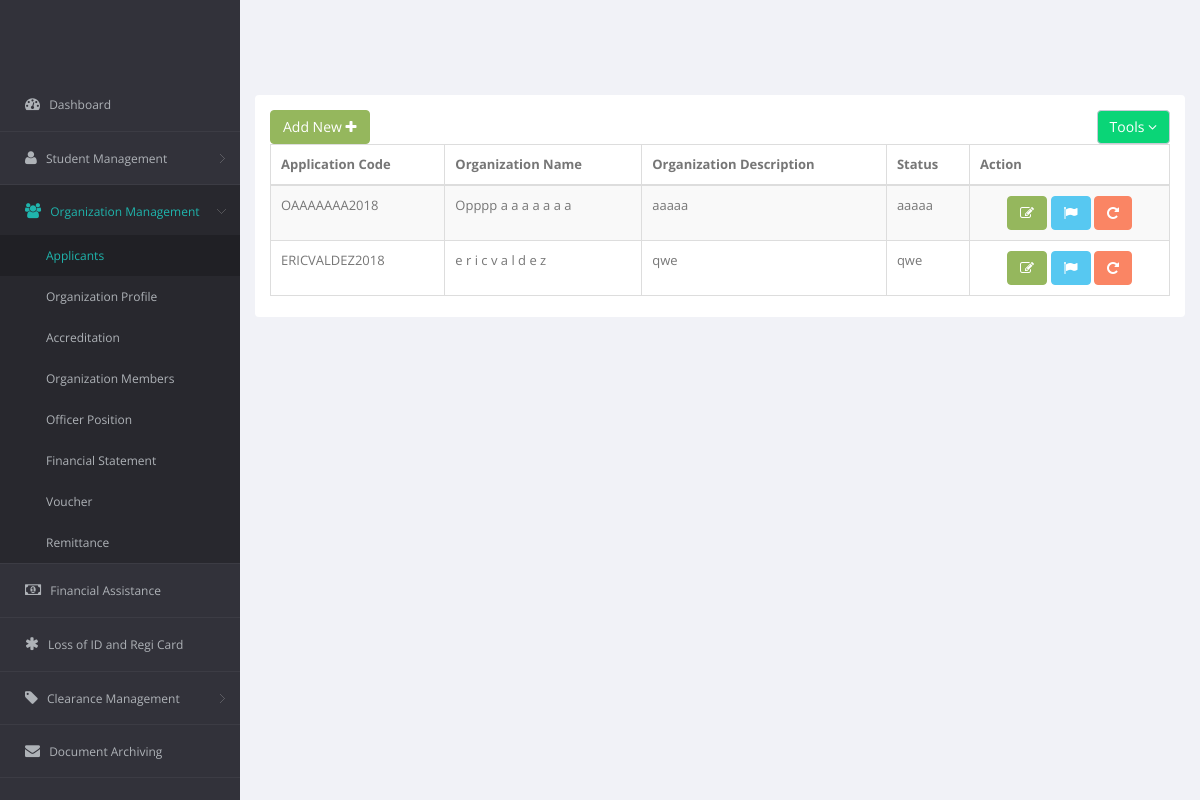
Before: /OSAS_Dir/Organization/OrganizationApplication.php with the older database file.
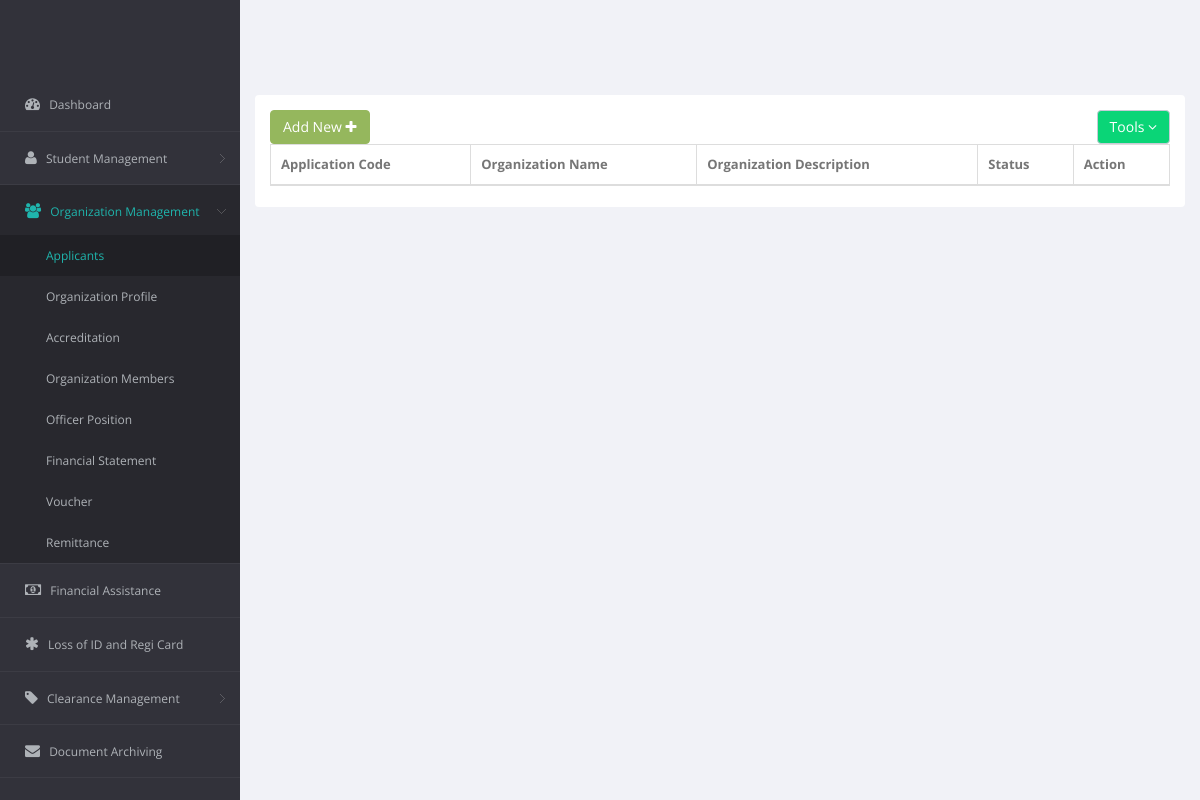
After: the same page with the newer database file.
### tables this page shows
CREATE TABLE IF NOT EXISTS `r_org_applicant_profile` (
  `OrgAppProfile_ID` int(11) NOT NULL AUTO_INCREMENT,
  `OrgAppProfile_APPL_CODE` varchar(15) NOT NULL,
  `OrgAppProfile_NAME` varchar(100) NOT NULL,
  `OrgAppProfile_DESCRIPTION` varchar(500) DEFAULT 'Organization description should be here!',
  `OrgAppProfile_STATUS` varchar(100) NOT NULL DEFAULT 'This application is ready for accreditation',
  `OrgAppProfile_DATE_ADD` datetime NOT NULL DEFAULT CURRENT_TIMESTAMP,
  `OrgAppProfile_DATE_MOD` datetime NOT NULL DEFAULT CURRENT_TIMESTAMP,
  `OrgAppProfile_DISPLAY_STAT` enum('Active','Inactive') DEFAULT 'Active',
  PRIMARY KEY (`OrgAppProfile_ID`),
  UNIQUE KEY `UNQ_OrgAppProfile_ORG_CODE` (`OrgAppProfile_APPL_CODE`)
);

### OSAS_Dir/Organization/OrganizationApplication.php (the view, shortened to what this page needs)
<!DOCTYPE html>
<html>
<head>
    <?php
$currentPage ='OSAS_OrgApplication';
include('../../config/connection.php');
?>
        <link href="../../bs3/css/bootstrap.min.css" rel="stylesheet">
        <link href="../../js/jquery-ui/jquery-ui-1.10.1.custom.min.css" rel="stylesheet">
        <link href="../../css/bootstrap-reset.css" rel="stylesheet">
        <link href="../../font-awesome/css/font-awesome.css" rel="stylesheet">
        <link href="../../js/jvector-map/jquery-jvectormap-1.2.2.css" rel="stylesheet">
        <link href="../../css/clndr.css" rel="stylesheet">
        <link href="../../js/css3clock/css/style.css" rel="stylesheet">
        <link rel="stylesheet" href="../../js/morris-chart/morris.css">
        <link href="../../css/style.css" rel="stylesheet">
        <link href="../../css/style-responsive.css" rel="stylesheet" />
        <link href="../../js/sweetalert/sweetalert.css" rel="stylesheet">
        <link href="../../js/advanced-datatable/css/demo_page.css" rel="stylesheet" />
        <link href="../../js/advanced-datatable/css/demo_table.css" rel="stylesheet" />
        <link rel="stylesheet" href="../../js/data-tables/DT_bootstrap.css" />
        <link href="../../css/style.css" rel="stylesheet">
        <link href="../../css/style-responsive.css" rel="stylesheet" />
        <link rel="stylesheet" type="text/css" href="../../js/select2/select2.css" />
        <link rel="stylesheet" type="text/css" href="../../js/jquery-multi-select/css/multi-select.css" />
</head>
<body>
    <section id="container">
        <aside>
            <div id="sidebar" class="nav-collapse">
                <?php
                include('../sidenav.php')
                ?>
            </div>
        </aside>
        <section id="main-content">
            <section class="wrapper">
                <div class="row" id="tableForm">
                    <div class="col-sm-12">
                        <section class="panel">
                            <div class="panel-body">
                                <div class="adv-table editable-table ">
                                    <div class="clearfix">
                                        <div class="btn-group">
                                            <button id="editable-sample_new" data-toggle="modal" id="openAddmodal" href="#Add" class="btn btn-success">
                                        Add New <i class="fa fa-plus"></i>
                                    </button>
                                        </div>
                                        <div class="btn-group pull-right">
                                            <button class="btn btn-default dropdown-toggle" data-toggle="dropdown">Tools <i class="fa fa-angle-down"></i>
                                    </button>
                                        </div>
                                    </div>
                                    <table class="table table-striped table-hover table-bordered" id="editable-sample">
                                        <thead>
                                            <tr>
                                                <th>Application Code</th>
                                                <th>Organization Name</th>
                                                <th>Organization Description</th>
                                                <th>Status</th>
                                                <th>Action</th>
                                            </tr>
                                        </thead>
                                        <tbody>
                                            <?php
                                        $view_query = mysqli_query($con,"SELECT * FROM `r_org_applicant_profile` WHERE OrgAppProfile_DISPLAY_STAT = 'Active'");
                                        while($row = mysqli_fetch_assoc($view_query))
                                        {
                                            $code = $row["OrgAppProfile_APPL_CODE"];
                                            $name = $row["OrgAppProfile_NAME"];
                                            $desc = $row["OrgAppProfile_DESCRIPTION"];
                                            echo "
                                            <tr class=''>
                                                <td>$code</td>
                                                <td>$name</td>
                                                <td>$desc</td>
                                                <td>$desc</td>
                                                <td style='width:200px'>
                                                    <center>
                                                        <a class='btn btn-success edit' style='color:white' data-toggle='modal' href='#Edit' href='javascript:;'><i class='fa fa-edit'></i></a>
                                                         <a class='btn btn-info wizardOpen' href='javascript:;'><i class='fa fa-flag'></i></a>
                                                        <a class='btn btn-danger delete' href='javascript:;'><i class='fa fa-rotate-right'></i></a>
                                                    </center>
                                                </td>
                                            </tr>
                                                    ";
                                        }
									?>
                                        </tbody>
                                    </table>
                                </div>
                            </div>
                        </section>
                    </div>
                </div>
            </section>
        </section>
    </section>
</body>
</html>

### OSAS_Dir/sidenav.php (shortened to what this page needs)
<aside>
    <div id="sidebar" class="nav-collapse">
        <div class="leftside-navigation">
            <ul class="sidebar-menu" id="nav-accordion">
                <li> <a <?php if( $currentPage==='OSAS_Dashboard' ) {echo 'class="active"';} ?> href="dashboard.php">
                        <i class ="fa fa-dashboard" ></i>
                        <span>Dashboard</span>
                    </a> </li>
                <li class="sub-menu"> <a <?php if( $currentPage==='OSAS_StudProfile' || $currentPage==='OSAS_StudSanction' ) { echo 'class="active"';} ?> href="javascript:;">
                        <i class="fa fa-user"></i>
                        <span>Student Management</span>
                    </a>
                </li>
                <li class="sub-menu">
                    <a href="javascript:;" <?php if( $currentPage==='OSAS_OrgAccreditation' || $currentPage==='OSAS_OrgApplication' || $currentPage==='OSAS_OrgCompliance' || $currentPage==='OSAS_OrgPos' || $currentPage==='OSAS_OrgMem' ) { echo 'class="active"';} ?> > <i class="fa fa-users"></i> <span>Organization Management</span> </a>
                    <ul class="sub">
                        <li <?php if( $currentPage==='OSAS_OrgApplication' ) { echo 'class="active"';} ?> ><a href="OrganizationApplication.php">Applicants</a></li>
                        <li <?php if( $currentPage==='OSAS_OrgCompliance' ) { echo 'class="active"';} ?> ><a href="OrganizationCompliance.php">Organization Profile</a></li>
                        <li <?php if( $currentPage==='OSAS_OrgAccreditation' ) { echo 'class="active"';} ?> ><a href="OrganizationAccreditation.php">Accreditation</a></li>
                        <li <?php if( $currentPage==='OSAS_OrgMem' ) { echo 'class="active"';} ?> ><a href="OrganizationMembers.php">Organization Members</a></li>
                        <li <?php if( $currentPage==='OSAS_OrgPos' ) { echo 'class="active"';} ?> ><a href="OrganizationPosition.php">Officer Position</a></li>
                        <li><a href="#">Financial Statement</a></li>
                        <li><a href="#">Voucher</a></li>
                        <li><a href="#">Remittance</a></li>
                    </ul>
                </li>
                <li> <a <?php if( $currentPage==='OSAS_Financial' ) {echo 'class="active"';} ?> href="finanAssign.php">
                        <i class="fa fa-money"></i>
                        <span>Financial Assistance</span>
                    </a> </li>
                <li>
                    <a <?php if( $currentPage==='OSAS_LossID' ) {echo 'class="active"';} ?> href="LossIDRegicard.php"> <i class="fa fa-asterisk"></i> <span>Loss of ID and Regi Card</span> </a>
                </li>
                <li class="sub-menu">
                    <a <?php if( $currentPage==='OSAS_StudClearance' ) { echo 'class="active"';}?>  href="javascript:;" > <i class="fa fa-tag"></i> <span>Clearance Management</span> </a>
                </li>
                <li class="sub-menu">
                    <a href="docuArchiving.php" <?php if( $currentPage==='OSAS_docuArchive' ) {echo 'class="active"';} ?> > <i class="fa fa-envelope"></i> <span>Document Archiving </span> </a>
                </li>
                <li class="sub-menu-bottom">
                </li>
            </ul>
        </div>
    </div>
</aside>

### OSAS_Dir/Organization/OrganizationApplication.php (style rules this page uses)
body { margin-top: 30px; }

Changed rows visible on the page:
removed r_org_applicant_profile: OrgAppProfile_APPL_CODE "OAAAAAAA2018", OrgAppProfile_NAME "Opppp a a a a a a a", OrgAppProfile_DESCRIPTION "aaaaa"
removed r_org_applicant_profile: OrgAppProfile_APPL_CODE "ERICVALDEZ2018", OrgAppProfile_NAME "e r i c v a l d e z", OrgAppProfile_DESCRIPTION "qwe"
